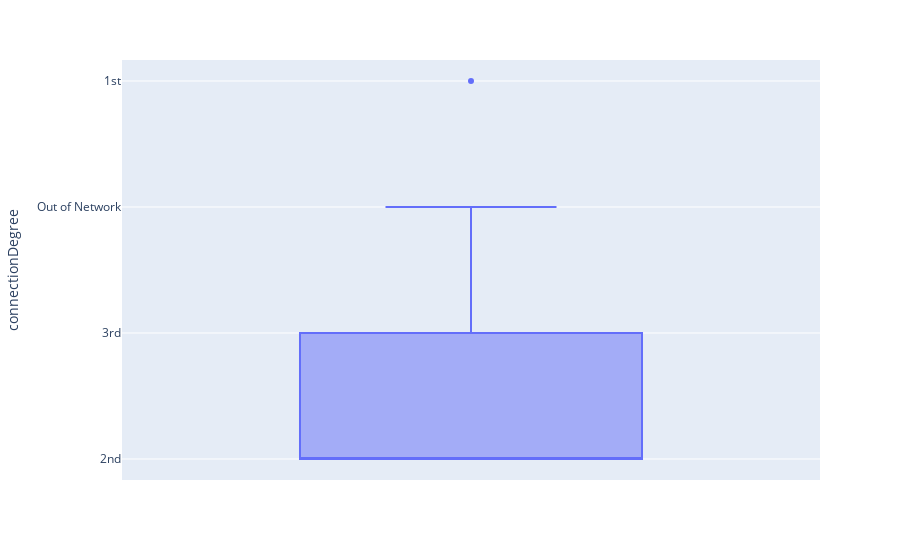

Notebook code cell kept with this figure:
### Code cell
fig = px.box(df, y="connectionDegree")
fig.show()

### Figure 1 — Plotly figure (JSON) as saved in the notebook; plotly's stock layout.template omitted (floating-point values rounded to 4 significant figures; data arrays with more than 128 entries replaced by an {"elided": "..."} marker saying what was removed)
{"data": [{"alignmentgroup": "True", "hovertemplate": "connectionDegree=%{y}<extra></extra>", "legendgroup": "", "marker": {"color": "#636efa"}, "name": "", "notched": false, "offsetgroup": "", "orientation": "v", "showlegend": false, "type": "box", "x0": " ", "xaxis": "x", "y": {"elided": "5581 str values"}, "y0": " ", "yaxis": "y"}], "layout": {"autosize": true, "boxmode": "group", "legend": {"tracegroupgap": 0}, "margin": {"t": 60}, "xaxis": {"anchor": "y", "autorange": true, "domain": [0, 1], "range": [-0.5, 0.5], "type": "category"}, "yaxis": {"anchor": "x", "autorange": true, "domain": [0, 1], "range": [-0.1667, 3.167], "title": {"text": "connectionDegree"}, "type": "category"}}}
